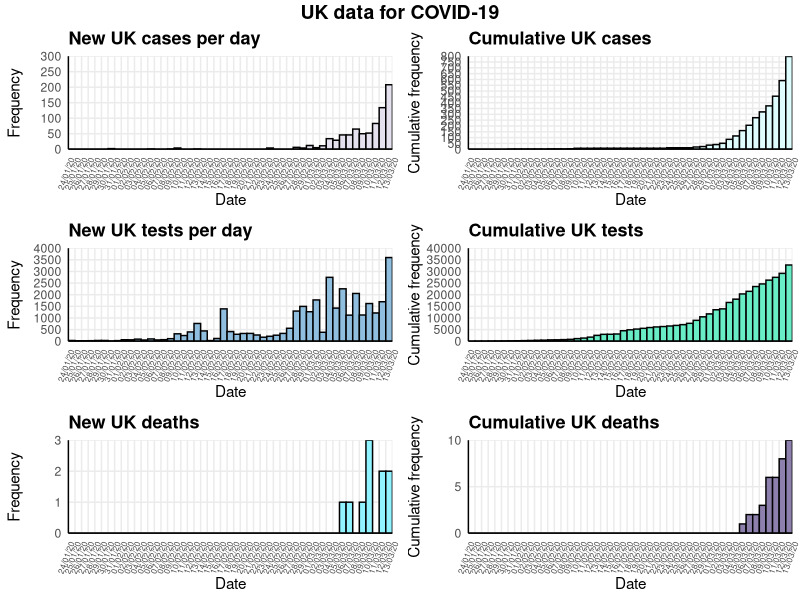
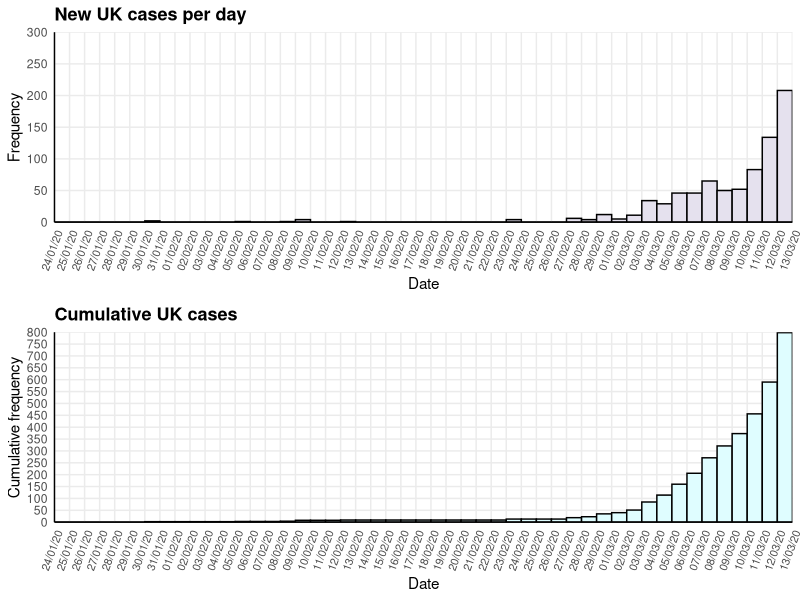
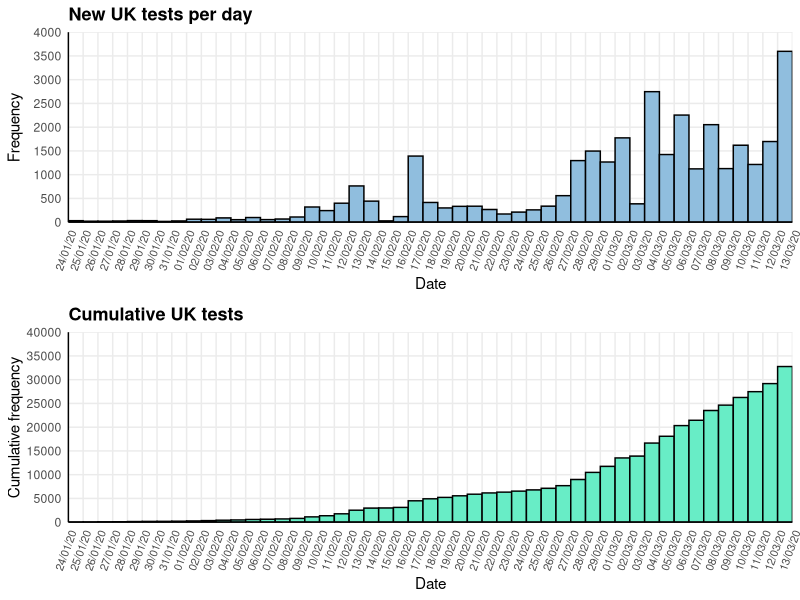
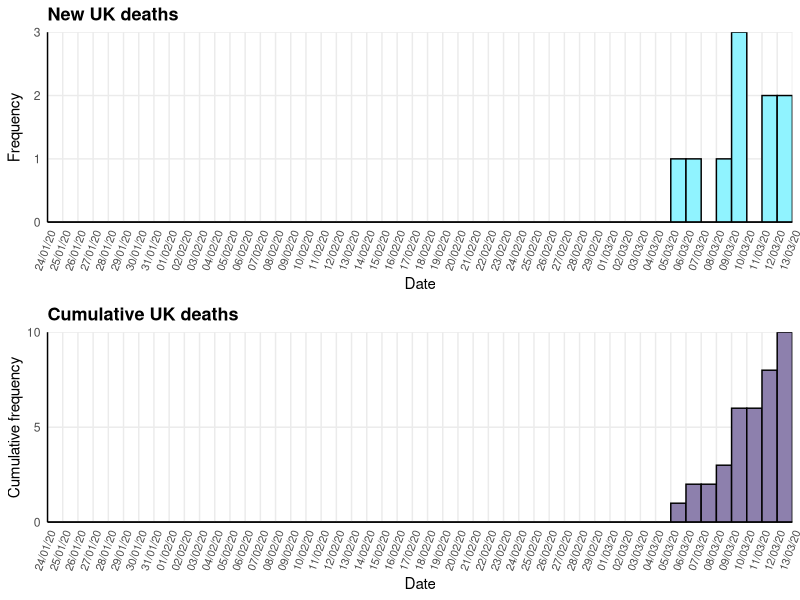

Write R code to recreate these figures, in order.
## Exploration of UK COVID-19 data
## Emma Doughty (e.doughty6@gmail.com)

# Install libraries if necessary
#if(!require(ggpubr)) install.packages("ggpubr")
#if(!require(tidyverse)) install.packages("tidyverse")
#if(!require(scales)) install.packages("scales")

# Load libraries
library(readr)
library(tidyr)
library(plyr)
library(ggplot2)
library(scales)
library(ggpubr)

#Load data
COVID19_by_day <- read_csv("COVID19_by_day.csv")
COVID19_by_day$Date <- as.Date(COVID19_by_day$Date, format = "%d/%m/%y")
COVID19_by_day <- COVID19_by_day[order(COVID19_by_day$Date),]

#### Generate plots ####

#### CASES per day ####
# Read in new cases per day from summarised data, format date correctly
df_NewCases <- data.frame(Date=c(COVID19_by_day$Date), ntimes=c(COVID19_by_day$NewCases))
df_NewCases <- as.data.frame(lapply(df_NewCases, rep, df_NewCases$ntimes))

# Plot number of NEW CASES per day
NewCases_Sigfig <- signif(max(COVID19_by_day$NewCases))
NewCases_Factor <- 10^(floor(log10(NewCases_Sigfig)))
NewCases_Max <- round_any(max(COVID19_by_day$NewCases), NewCases_Factor, f=ceiling)
NewCases_Breaks <- ceiling(NewCases_Factor/2)

plot_NewCases <- ggplot(data=df_NewCases, aes(x=df_NewCases$Date)) +
  geom_histogram(binwidth=1, boundary = 1, colour="black", fill= "#E5E1EE") +
  scale_x_date(labels = date_format("%d/%m/%y"), expand = c(0, 0), 
               limits = c(min(COVID19_by_day$Date)-1, max(COVID19_by_day$Date)),
               breaks = seq(min(COVID19_by_day$Date)-1, max(COVID19_by_day$Date), 1)) +
  scale_y_continuous(limits = c(0, NewCases_Max), 
                     breaks = seq(0, NewCases_Max, NewCases_Breaks),
                     expand = c(0, 0)) +
  ylab("Frequency") + xlab("Date")+
  ggtitle("New UK cases per day") +
  theme_minimal() +
  theme(plot.title = element_text(size=13, face="bold"),
        axis.line = element_line(colour = "black"),
        axis.text.x = element_text(angle = 70, hjust = 1, vjust = 1), 
        panel.grid.minor = element_blank())

# Plot CUMULATIVE CASES per day
CumCases_Sigfig <- signif(sum(COVID19_by_day$NewCases))
CumCases_Factor <- 10^(floor(log10(CumCases_Sigfig)))
CumCases_Max <- round_any(sum(COVID19_by_day$NewCases), CumCases_Factor, f=ceiling)
CumCases_Breaks <- ceiling(CumCases_Factor/2)

plot_CumCases <- ggplot(data=df_NewCases, aes(x=df_NewCases$Date)) + 
  geom_histogram(aes(y = cumsum(..count..)), binwidth=1, 
                 boundary = 1, colour="black", fill= "#DFFDFF") +
  scale_x_date(labels = date_format("%d/%m/%y"), expand = c(0, 0), 
               limits = c(min(COVID19_by_day$Date)-1, max(COVID19_by_day$Date)),
               breaks = seq(min(COVID19_by_day$Date)-1, max(COVID19_by_day$Date), 1)) +
  scale_y_continuous(limits = c(0, CumCases_Max), 
                     breaks = seq(0, CumCases_Max, CumCases_Breaks), expand = c(0, 0)) +
  ylab("Cumulative frequency") + xlab("Date") +
  ggtitle("Cumulative UK cases") +
  theme_minimal() +
  theme(plot.title = element_text(size=13, face="bold"),
        axis.line = element_line(colour = "black"),
        axis.text.x = element_text(angle = 70, hjust = 1, vjust = 1), 
        panel.grid.minor = element_blank())


#### TESTS per day ####
# Read in new tests per day from summarised data, format date correctly
df_NewTests <- data.frame(Date=c(COVID19_by_day$Date), ntimes=c(COVID19_by_day$NewTests))
df_NewTests<- as.data.frame(lapply(df_NewTests, rep, df_NewTests$ntimes))

# Plot NEW TESTS per day #
NewTests_Sigfig <- signif(max(COVID19_by_day$NewTests))
NewTests_Factor <- 10^(floor(log10(NewTests_Sigfig)))
NewTests_Max <- round_any(max(COVID19_by_day$NewTests), NewTests_Factor, f=ceiling)
NewTests_Breaks <- ceiling(NewTests_Factor/2)

plot_NewTests <- ggplot(data=df_NewTests, aes(x=df_NewTests$Date)) + 
  geom_histogram(binwidth=1, boundary = 1, colour="black", fill= "#90BEDE") +
  scale_x_date(labels = date_format("%d/%m/%y"), expand = c(0, 0), 
               limits = c(min(COVID19_by_day$Date)-1, max(COVID19_by_day$Date)),
               breaks = seq(min(COVID19_by_day$Date)-1, max(COVID19_by_day$Date), 1)) +
  scale_y_continuous(limits = c(0, NewTests_Max), 
                     breaks = seq(0, NewTests_Max, NewTests_Breaks), expand = c(0, 0)) +
  ylab("Frequency") + xlab("Date") +
  ggtitle("New UK tests per day") +
  theme_minimal() +
  theme(plot.title = element_text(size=13, face="bold"),
        axis.line = element_line(colour = "black"),
        axis.text.x = element_text(angle = 70, hjust = 1, vjust = 1), 
        panel.grid.minor = element_blank())

# Plot CUMULATIVE TESTS per day
CumTests_Sigfig <- signif(sum(COVID19_by_day$NewTests))
CumTests_Factor <- 10^(floor(log10(CumTests_Sigfig)))
CumTests_Max <- round_any(sum(COVID19_by_day$NewTests), CumTests_Factor, f=ceiling)
CumTests_Breaks <- ceiling(CumTests_Factor/2)

plot_CumTests <- ggplot(data=df_NewTests, aes(x=df_NewTests$Date)) + 
  geom_histogram(aes(y = cumsum(..count..)), binwidth=1, 
                 boundary = 1, colour="black", fill= "#68EDC6") +
  scale_x_date(labels = date_format("%d/%m/%y"), expand = c(0, 0), 
               limits = c(min(COVID19_by_day$Date)-1, max(COVID19_by_day$Date)),
               breaks = seq(min(COVID19_by_day$Date)-1, max(COVID19_by_day$Date), 1)) +
  scale_y_continuous(limits = c(0, CumTests_Max), 
                     breaks = seq(0, CumTests_Max, CumTests_Breaks),  expand = c(0, 0)) +
  ylab("Cumulative frequency") + xlab("Date") +
  ggtitle("Cumulative UK tests") +
  theme_minimal() +
  theme(plot.title = element_text(size=13, face="bold"),
        axis.line = element_line(colour = "black"),
        axis.text.x = element_text(angle = 70, hjust = 1, vjust = 1), 
        panel.grid.minor = element_blank())


#### DEATHS per day ####
# Read in DEATHS per day from summarised data, format date correctly
df_NewDeaths <- data.frame(Date=c(COVID19_by_day$Date), ntimes=c(COVID19_by_day$NewDeaths))
df_NewDeaths <- as.data.frame(lapply(df_NewDeaths, rep, df_NewDeaths$ntimes))

# Plot NEW DEATHS per day #
NewDeaths_Sigfig <- signif(max(COVID19_by_day$NewDeaths))
NewDeaths_Factor <- 10^(floor(log10(NewDeaths_Sigfig)))
NewDeaths_Max <- round_any(max(COVID19_by_day$NewDeaths), NewDeaths_Factor, f=ceiling)
NewDeaths_Breaks <- ceiling(NewDeaths_Factor/2)

plot_NewDeaths <- ggplot(data=df_NewDeaths, aes(x=df_NewDeaths$Date)) + 
  geom_histogram(binwidth=1, boundary = 1, colour="black", fill= "#90F3FF") +
  scale_x_date(labels = date_format("%d/%m/%y"), expand = c(0, 0), 
               limits = c(min(COVID19_by_day$Date)-1, max(COVID19_by_day$Date)),
               breaks = seq(min(COVID19_by_day$Date)-1, max(COVID19_by_day$Date), 1)) +
  scale_y_continuous(limits = c(0, NewDeaths_Max), 
                     breaks = seq(0, NewDeaths_Max, NewDeaths_Breaks), expand = c(0, 0)) +
  ylab("Frequency") + xlab("Date") +
  ggtitle("New UK deaths") +
  theme_minimal() +
  theme(plot.title = element_text(size=13, face="bold"),
        axis.line = element_line(colour = "black"),
        axis.text.x = element_text(angle = 70, hjust = 1, vjust = 1), 
        panel.grid.minor = element_blank())

# Plot CUMULATIVE DEATHS per day
CumDeaths_Sigfig <- signif(sum(COVID19_by_day$NewDeaths))
CumDeaths_Factor <- 10^(floor(log10(CumDeaths_Sigfig)))
CumDeaths_Max <- round_any(sum(COVID19_by_day$NewDeaths), CumDeaths_Factor, f=ceiling)
CumDeaths_Breaks <- ceiling(CumDeaths_Factor/2)

plot_CumDeaths <- ggplot(data=df_NewDeaths, aes(x=df_NewDeaths$Date)) + 
  geom_histogram(aes(y = cumsum(..count..)), binwidth=1, boundary = 1, 
                 colour="black", fill= "#8D80AD") +
  scale_x_date(labels = date_format("%d/%m/%y"), expand = c(0, 0), 
               limits = c(min(COVID19_by_day$Date)-1, max(COVID19_by_day$Date)),
               breaks = seq(min(COVID19_by_day$Date)-1, max(COVID19_by_day$Date), 1)) +
  scale_y_continuous(limits = c(0,CumDeaths_Max), 
                     breaks = seq(0, CumDeaths_Max, CumDeaths_Breaks), expand = c(0, 0)) +
  ylab("Cumulative frequency") + xlab("Date") +
  ggtitle("Cumulative UK deaths") +
  theme_minimal() +
  theme(plot.title = element_text(size=13, face="bold"),
        axis.line = element_line(colour = "black"),
        axis.text.x = element_text(angle = 70, hjust = 1, vjust = 1), 
        panel.grid.minor = element_blank())


#### Generate plots ####
# Cases, tests and deaths summary figure
Sum_figure <- ggarrange(plot_NewCases + font("x.text", size = 6), 
                    plot_CumCases + font("x.text", size = 6), 
                    plot_NewTests + font("x.text", size = 6), 
                    plot_CumTests + font("x.text", size = 6), 
                    plot_NewDeaths + font("x.text", size = 6), 
                    plot_CumDeaths + font("x.text", size = 6),
          ncol = 2, nrow = 3, align = "hv")

Sum_figure <- annotate_figure(Sum_figure,
                top = text_grob("UK data for COVID-19", face = "bold", size = 14))

pdf("Summary_plot.pdf", height = 8.27, width = 11.69)
Sum_figure
dev.off()

# Cases per day figure
Cases_figure <- ggarrange(plot_NewCases + font("x.text", size = 8), 
                          plot_CumCases + font("x.text", size = 8), 
                          ncol = 1, nrow = 2, align = "hv")

pdf("Cases_plot.pdf", height = 8.27, width = 11.69)
Cases_figure
dev.off()

# Tests per day figure
Tests_figure <- ggarrange(plot_NewTests + font("x.text", size = 8), 
                          plot_CumTests + font("x.text", size = 8), 
                          ncol = 1, nrow = 2, align = "hv")

pdf("Tests_plot.pdf", height = 8.27, width = 11.69)
Tests_figure
dev.off()

# Deaths per day figure
Deaths_figure <- ggarrange(plot_NewDeaths + font("x.text", size = 8), 
                           plot_CumDeaths + font("x.text", size = 8), 
                           ncol = 1, nrow = 2, align = "hv")

pdf("Deaths_plot.pdf", height = 8.27, width = 11.69)
Deaths_figure
dev.off()
